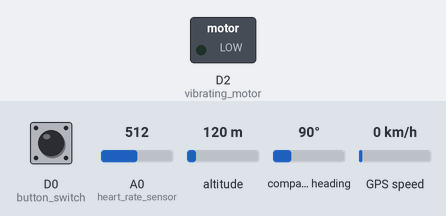
The sketch below on a simulated ESP8266 (NodeMCU). Parts: switched loads named in the sketch (green lamp = pin HIGH). The inputs (shaded band) are chosen by the test bench; at power-on: D0 (button_switch) LOW, A0 (heart_rate_sensor) = 512, altitude 120 m, compass heading 90°, GPS speed 0 km/h. WiFi joins after 1.5 s; servers stay silent unless stated; the GPS gets a fix after 3 s at 37.7749, -122.4194 with 8 satellites; the Firebase database answers and starts empty; what the sketch prints to the serial monitor is not drawn.

Above: at 3.7 s.
3.8 s: D0 (button_switch) pulled HIGH for 1.35 s
At 6.1 s:
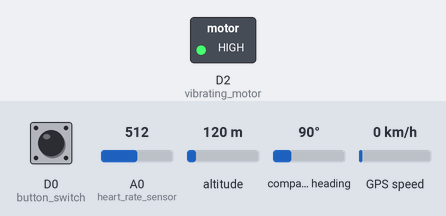
Timing chart, 0 to 38.8 s (numbered marks = the images above; inputs shaded):
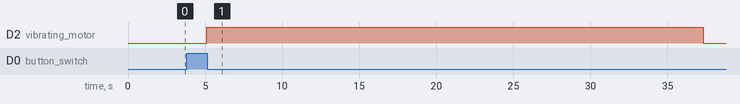

Measured:
- after the input at 3.8 s, D2 (vibrating_motor): LOW → HIGH after 1.3 s, → LOW 32.2 s later

The sketch:

final_iot.ino
```cpp
#include<TinyGPS++.h>
#include<SoftwareSerial.h>
#include <FirebaseArduino.h>
#include <ESP8266WiFi.h>


#define FIREBASE_HOST "heart-7e56b.firebaseio.com"
#define FIREBASE_AUTH "4tBg0bhkZHMQtMheJF1QlWK0aSJSFyFliFIq3KrM"
#define WIFI_SSID "SRM-Event"
#define WIFI_PASSWORD "SRMist#3333"


//variables
int Signal;                              //Raw value of the heartt rate sensor
long double startTime=0;
int val;                                 //value of the button
int flag=0;                              //to prevent call back
static const uint32_t GPSBaud=9600;
float thresh;


TinyGPSPlus gps;    //Instance of the library.
SoftwareSerial ss(D6,D7);


void setup()
{
  pinMode(A0, INPUT);          //heart rate sensor
  pinMode(D2, OUTPUT);         //vibrating motor
  pinMode(D0, INPUT);          //button switch
  Serial.begin(9600);          //Serial Monitor
  ss.begin(GPSBaud);           //GPS begin.

   delay (1000);
  WiFi.begin (WIFI_SSID, WIFI_PASSWORD);
  Serial.print ("Connecting to");
  Serial.print (WIFI_SSID);

  while (WiFi.status()!= WL_CONNECTED)
  {
    Serial.print (".");
    delay (500);
  }
  Serial.println ();
  Serial.print ("Connected to");
  Serial.print (" ");
  Serial.println (WIFI_SSID);
  Serial.print ("IP Address is:");
  Serial.println (WiFi.localIP ());
  Firebase.begin (FIREBASE_HOST, FIREBASE_AUTH);

}


void loop()
{
  Signal = analogRead(A0);
  float bpm= Signal*(3.3/2400.0)*100;
  Serial.print("\t");
  Serial.print(bpm);
  Serial.print("\t");
  Serial.print(Signal);
  Serial.print("\t");
  val = digitalRead(D0);
  Serial.print(flag);
  Serial.print("\t");
  Serial.println(val);
  String firebaseBPM = String(bpm);
  Firebase.setString("/heart_rt/BPM", firebaseBPM);

  //get data from data base
  thresh = Firebase.getFloat("/heart_rt/threshold");
  Serial.println(thresh);
  if(flag==0)
  { if(thresh==1)                                        //threshold for Vibrator to start will be taken from database and compared with bpm
    {   startTime=millis();
        digitalWrite(D2, HIGH);
        flag=1;
    }
  }

  if(flag==1)
  {
  if(millis()-startTime>=30000)                             //30 seconds time out
  {   digitalWrite(D2, LOW);
      flag=0;
      Serial.println("Triggered");
      while (ss.available() > 0)
      {
        gps.encode(ss.read());
        if (gps.location.isUpdated())
        {
          Serial.print("Latitude= ");
          Serial.print(gps.location.lat(), 6);
          Serial.print("Longitude= ");
          Serial.println(gps.location.lng(), 6);
          String firebaseLAT = String(gps.location.lat());
          String firebaseLNG = String(gps.location.lng());

         //Firebase.pushString("location/lat", firebaseLAT);
         //Firebase.pushString("location/lng", firebaseLNG);
        }

      }

  }
  }
  if((flag==1)&&(val==1))
  {   digitalWrite(D2,LOW);   //OFF for FALSE alarm.
      flag=0;
  }

  //Manual override
  else if((flag==0)&&(val==1))
  {
     startTime = millis();
     digitalWrite(D2,HIGH);
     flag = 1;
  }

  delay(2000);
}

/*void Track()
{
  while (ss.available() > 0)
  {
    gps.encode(ss.read());
      if (gps.location.isUpdated())
      {
      Serial.print("Latitude= ");
      Serial.print(gps.location.lat(), 6);
      Serial.print(" Longitude= ");
      Serial.println(gps.location.lng(), 6);
      }
  }
}*/
```
